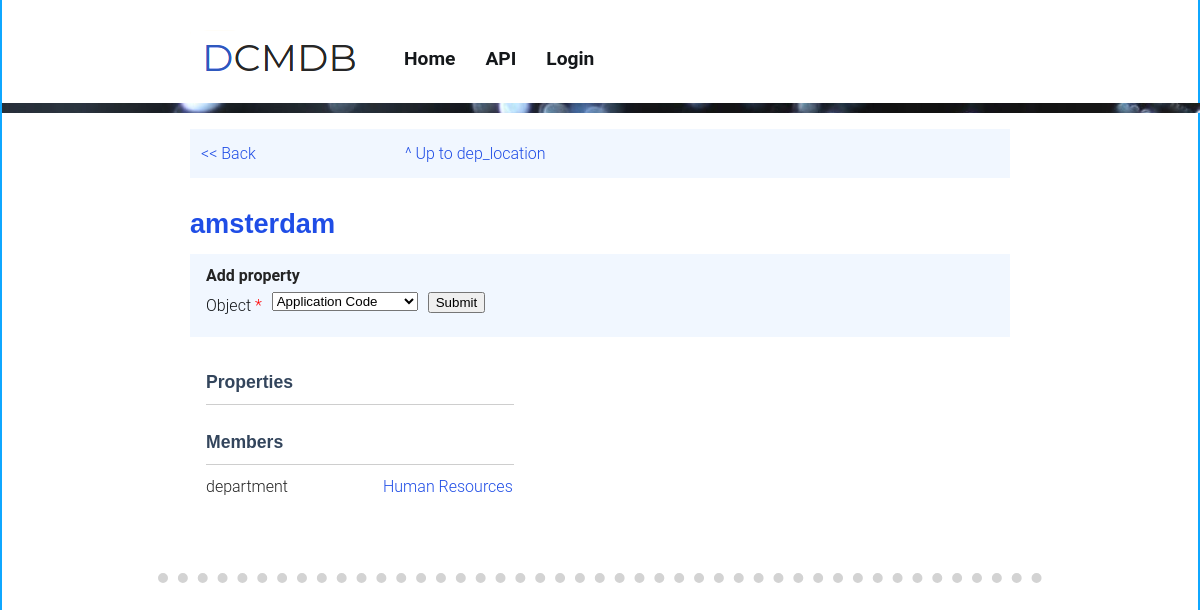
Page /ui/api/v1/object/dep_location/amsterdam on the earlier database version.
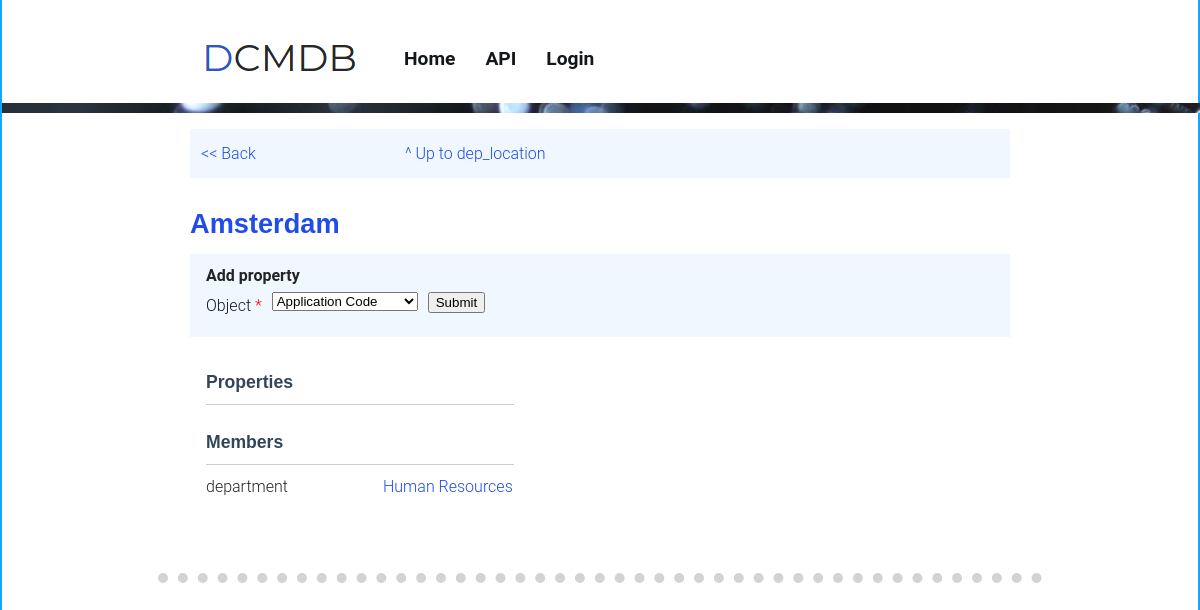
Same page on the later database version.
### tables this page shows
CREATE TABLE objects (id integer primary key autoincrement, type int, handle text UNIQUE, value text);

### frontend/api_v1.py (the view, shortened to what this page needs)
@api.route('/ui/api/v1/object/<object_type_handle>/<obj_handle>', methods=['GET', 'POST'])
@api.route('/ui/api/v1/object/<object_type_handle>/<obj_handle>/', methods=['GET', 'POST'])
def render_object_details(object_type_handle, obj_handle):
    object = index.backend.get_object(object_type_handle, obj_handle)
    index.g.title = object.value
    from .forms import AddPropertyForm_choose_type
    from .forms import AddPropertyForm_choose_object
    from .forms import AddPropertyForm_choose_value
    choose_type   = AddPropertyForm_choose_type()
    choose_object = AddPropertyForm_choose_object()
    choose_value  = AddPropertyForm_choose_value()
    form = choose_type
    index.g.form = "choose_type"
    types = index.backend.get_all_types()
    type_choices = []
    for t in types:  # compile tuple list
        type_choices.append((t.handle, t.name))
    choose_type.type_handle.choices = type_choices
    object = index.backend.get_object(object_type_handle, obj_handle)
    object.properties = object.get_properties()
    object.members = object.get_members()
    index.g.obj = object
    member_ids = object.get_members()
    members = []
    for mid in member_ids:
        members.append(index.backend.get_object_by_id(mid))
    index.g.members = members
    index.g.parent_page = "/ui/api/v1/object/"+object_type_handle
    index.g.parent_page_link_name = "^ Up to "+object_type_handle
    return index.render_template('api_v1_object_details.html', form=form)

### frontend/forms.py
class AddPropertyForm_choose_type(FlaskForm):
    type_handle   = SelectField('Object', validators=[Optional()])
    submit1       = SubmitField('Submit')

class AddPropertyForm_choose_object(FlaskForm):
    type_handle   = StringField('Object type',validators=[InputRequired()])
    object_handle = SelectField('Object', validators=[InputRequired()])
    submit2       = SubmitField('Submit')

### backend/app.py (called while the page is built)
    def get_object_by_id(self, obj_id):
        return self.object.get_object_by_id(obj_id)

    def get_object(self, type, handle):
        return self.object.get_object(type, handle)

    def get_type_by_id(self, type_id):
        return self.type.get_object_by_id(type_id)

    def get_all_types(self):
        ot_list = self.type.get_all()
        ot_list.sort(key = lambda x: x.name)
        return ot_list

    def convert_to_type_id(self, type):
        return self.type.convert_to_type_id(type)

### backend/application/sqlite_engine.py (called while the page is built)
    def connect(self):
        if self.connection == False:
            self.connection = sqlite3.connect(self.url)
            self.cursor = self.connection.cursor()

    def commit(self):
        self.connection.commit()

    def close_connection(self):
        self.connection.close()
        self.connection = False

### frontend/templates/api_v1_object_details.html (shortened to what this page needs)
{% extends "base.html" %}
{% from 'common.html' import api_nav %}
{% from 'common.html' import input as input %}
{% block extra_css %}
		<link rel="stylesheet" href="/static/dist/css/forms.css" />
{% endblock %}
{% block content %}
<article>
	{{ api_nav(g) }}
	<h1> <a href="/ui/api/v1/object/{{ g.obj.url }}">{{ g.title }}</a></h1>
	<div>
		{% if g.form == 'choose_type' %}
		<form method="POST" class="flat">
		<h4> Add property</h4>
		{{ input(form.type_handle,5,True) }}
		{{ form.submit1 }}
		</form>
		{% endif %}
	</div>
	<table class="tablelist">
		<tr><td colspan="2"><h2>Properties</h2></td></tr>
		{% if g.members %}
		<tr><td colspan="2"><h2>Members</h2></td></tr>
		{% for obj in g.members %}
			<tr>
				<td>
					{{ obj.type_name}}
				</td>
				<td>
					<a href="/ui/api/v1/object/{{ obj.url }}">
						{{ obj.value }}
					</a>
				</td>
			</tr>
		{% endfor %}
	    {% endif %}
	</table>
</article>
{% endblock %}

Differences in the rows shown:
changed objects: title "amsterdam" → "Amsterdam"
